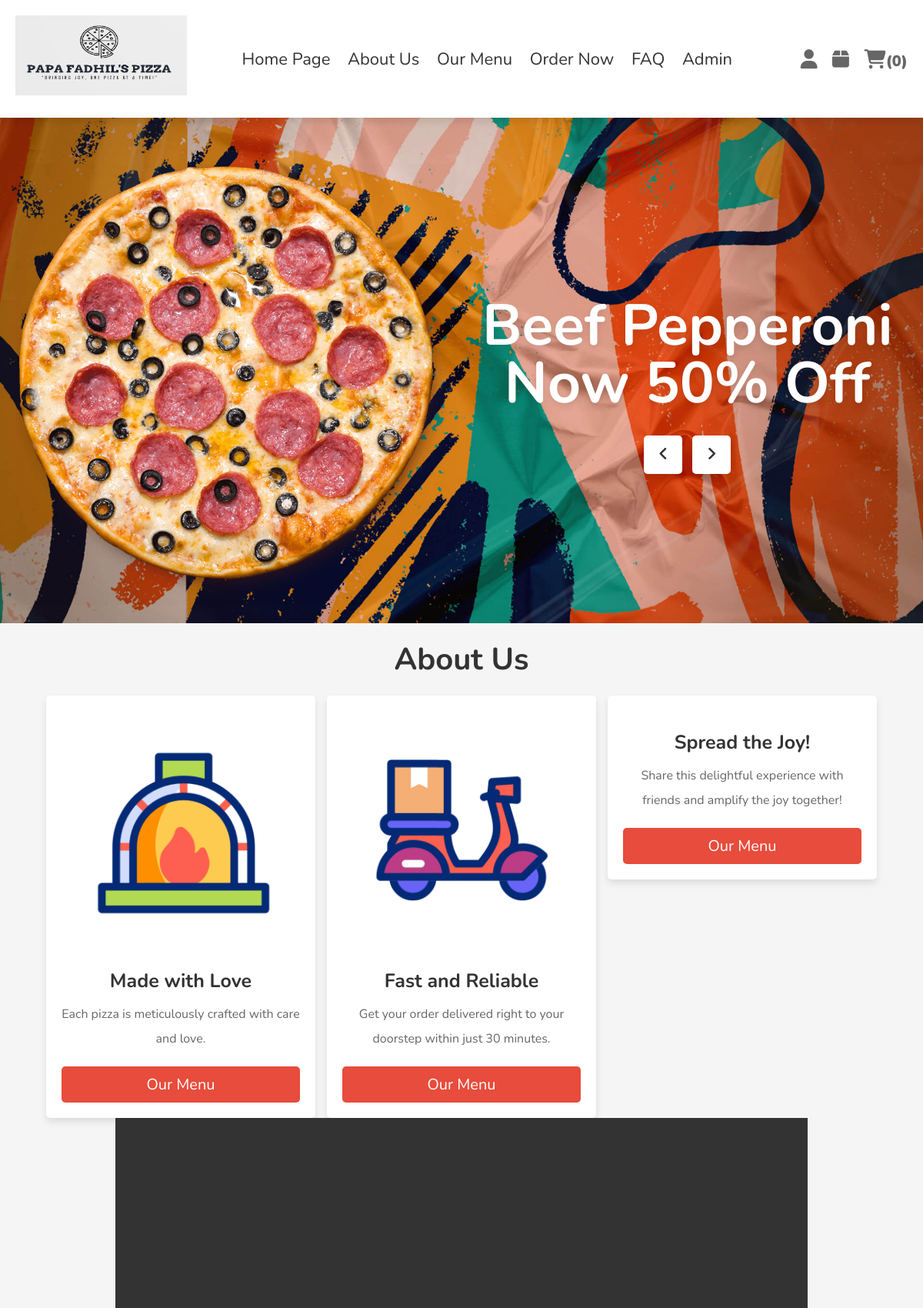
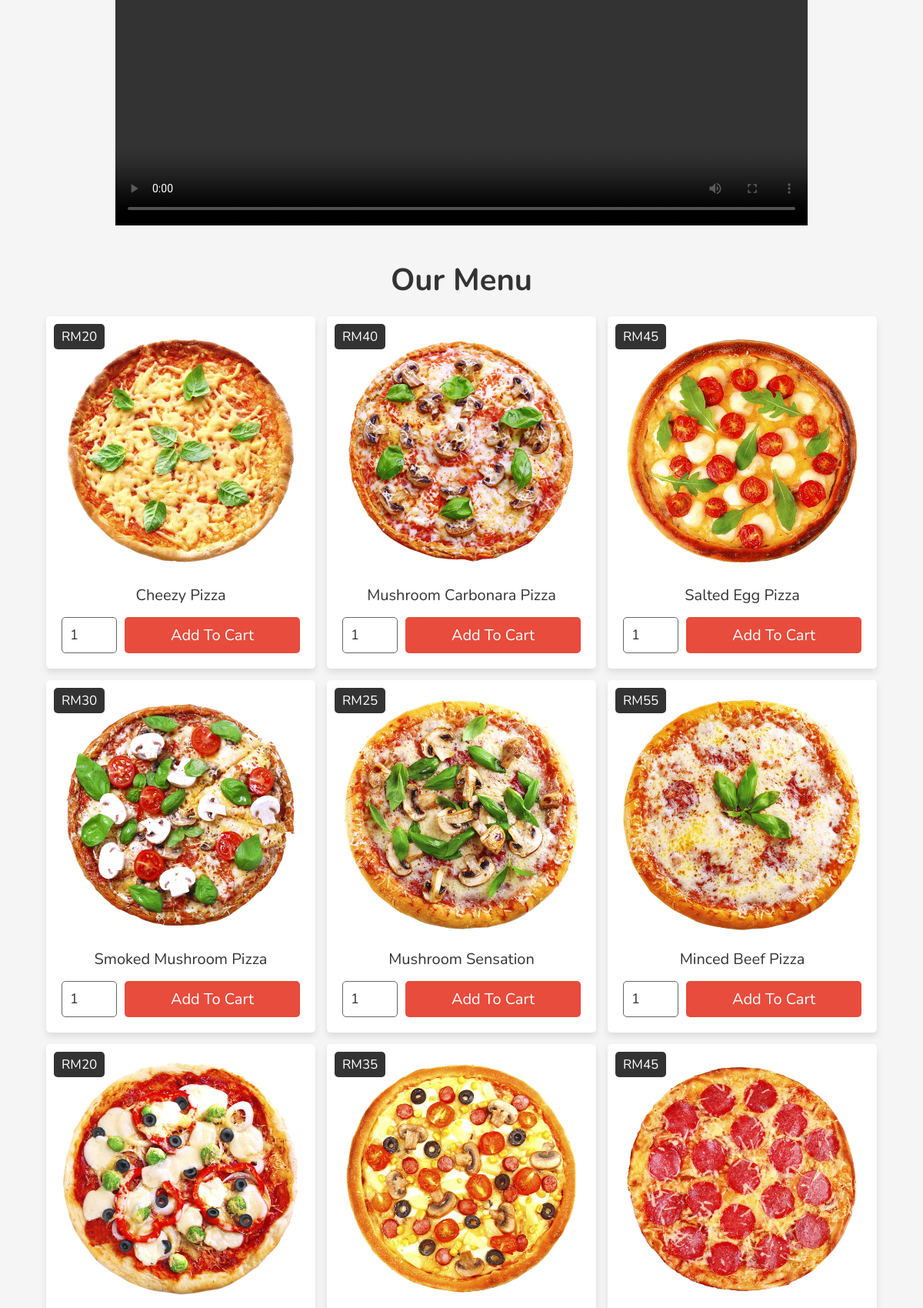
The page / (upper part) on the database its author committed (2 pictures, top to bottom).
### tables this page shows
CREATE TABLE `products` (
  `id` int(100) NOT NULL,
  `name` varchar(100) NOT NULL,
  `price` int(10) NOT NULL,
  `image` varchar(100) NOT NULL
);

### index.php (the view, shortened to what this page needs)
<?php
include 'config.php';
if(isset($_SESSION['user_id'])){
   $user_id = $_SESSION['user_id'];
}else{
   $user_id = '';
};
?>
<!DOCTYPE html>
<html lang="en">
<head>
   <link rel="stylesheet" href="https://cdnjs.cloudflare.com/ajax/libs/font-awesome/6.1.1/css/all.min.css">
   <link rel="stylesheet" href="css/style.css">
</head>
<body>
<header class="header">
   <section class="flex">
     <a href="#home" class="logo"><img src="images/main-logoo.png" alt="" width="223" height="104"></a>
     <nav class="navbar">
        <a href="#home">Home Page</a>
        <a href="#about">About Us</a>
        <a href="#menu">Our Menu</a>
        <a href="#order">Order Now</a>
        <a href="#faq">FAQ</a>
	    <a href="admin_login.php">Admin</a>
     </nav>
      <div class="icons">
         <div id="user-btn" class="fas fa-user"></div>
         <div id="order-btn" class="fas fa-box"></div>
         <?php
            $count_cart_items = $conn->prepare("SELECT * FROM `cart` WHERE user_id = ?");
            $count_cart_items->execute([$user_id]);
            $total_cart_items = $count_cart_items->rowCount();
         ?>
         <div id="cart-btn" class="fas fa-shopping-cart"><span>(<?= $total_cart_items; ?>)</span></div>
      </div>
  </section>
</header>
<div class="home-bg">
   <section class="home" id="home">
      <div class="slide-container">
         <div class="slide active">
            <div class="image">
               <img src="images/home-img-1.png" alt="">
            </div>
            <div class="content">
               <h3>Beef Pepperoni Now 50% Off</h3>
               <div class="fas fa-angle-left" onclick="prev()"></div>
               <div class="fas fa-angle-right" onclick="next()"></div>
            </div>
         </div>
      </div>
   </section>
</div>
<section class="about" id="about">
   <h1 class="heading">About Us</h1>
   <div class="box-container">
      <div class="box">
         <img src="images/wood-oven.gif" alt="">
         <h3>Made with Love</h3>
         <p>Each pizza is meticulously crafted with care and love.</p>
         <a href="#menu" class="btn">our menu</a>
      </div>
      <div class="box">
         <img src="images/scooter.gif" alt="">
         <h3>Fast and Reliable</h3>
         <p>Get your order delivered right to your doorstep within just 30 minutes.</p>
         <a href="#menu" class="btn">our menu</a>
      </div>
      <div class="box">
         <h3>Spread the Joy!</h3>
         <p>Share this delightful experience with friends and amplify the joy together!</p>
         <a href="#menu" class="btn">our menu</a>
      </div>
   </div>
<p align="center">
<video width=" 900" height="540" controls>
<source src="images/fast-delivery.mp4" type="video/mp4">
</video>
</p>
</section>
<section id="menu" class="menu">
   <h1 class="heading">Our Menu</h1>
   <div class="box-container">
      <?php
         $select_products = $conn->prepare("SELECT * FROM `products`");
         $select_products->execute();
         if($select_products->rowCount() > 0){
            while($fetch_products = $select_products->fetch(PDO::FETCH_ASSOC)){
      ?>
      <div class="box">
         <div class="price">RM<?= $fetch_products['price'] ?></div>
         <img src="uploaded_img/<?= $fetch_products['image'] ?>" alt="">
         <div class="name"><?= $fetch_products['name'] ?></div>
         <form action="" method="post">
            <input type="number" name="qty" class="qty" min="1" max="99" onkeypress="if(this.value.length == 2) return false;" value="1">
            <input type="submit" class="btn" name="add_to_cart" value="add to cart">
         </form>
      </div>
      <?php
         }
      }else{
         echo '<p class="empty">No products added yet!</p>';
      }
      ?>
   </div>
</section>
</body>
</html>

### css/style.css (style rules this page uses)
:root { --red:#e74c3c; --black:#333; --white:#fff; --light-bg:#f5f5f5; --light-color:#666; --border:.1rem solid var(--light-color); --box-shadow:0 .5rem 1rem rgba(0,0,0,.1); }
* { font-family: 'Nunito', sans-serif; margin:0; padding:0; box-sizing: border-box; outline: none; border:none; text-decoration: none; transition: .2s linear; }
html { font-size: 62.5%; overflow-x: hidden; scroll-behavior: smooth; scroll-padding-top: 7rem; }
body { background: var(--light-bg); }
section { padding:2rem; margin:0 auto; max-width: 1200px; }
.heading { text-align: center; margin-bottom: 2rem; font-size: 4rem; color:var(--black); text-transform: capitalize; }
.btn { display: block; width: 100%; margin-top: 1rem; border-radius: .5rem; padding:1rem 3rem; font-size: 2rem; color:var(--white); background-color: var(--red); cursor: pointer; text-transform: capitalize; text-align: center; }
.header { position:sticky; top:0; left:0; right:0; background-color: var(--white); box-shadow: var(--box-shadow); z-index: 1000; }
.header .flex { display: flex; align-items: center; justify-content: space-between; position: relative; }
.header .flex .logo { font-size: 2.5rem; color:var(--black); }
.header .flex .navbar a { margin:0 1rem; font-size: 2.2rem; color:var(--black); }
.header .flex .icons div { font-size: 2.5rem; color:var(--light-color); cursor: pointer; margin-left: 1.7rem; }
.header .flex .icons div span { font-size: 2rem; }
.home-bg { background:url(../images/home-bg.jpg) no-repeat; background-size: cover; background-position: center; padding-top: 4rem; overflow-x: hidden; }
.home-bg .home .slide-container .slide { display: none; align-items: center; gap:1.5rem; flex-wrap: wrap; }
.home-bg .home .slide-container .slide.active { display: flex; }
.home-bg .home .slide-container .slide .image { flex:1 1 40rem; animation: fadeRight .4s linear; }
.home-bg .home .slide-container .slide .image img { width: 100%; }
.home-bg .home .slide-container .slide .content { flex:1 1 40rem; text-align: center; animation: fadeLeft .4s linear; }
.home-bg .home .slide-container .slide .content h3 { color:var(--white); margin-bottom: 3rem; text-transform: capitalize; font-size: 7.5rem; text-shadow: var(--box-shadow); line-height: 1; }
.home-bg .home .slide-container .slide .content .fa-angle-left, .home-bg .home .slide-container .slide .content .fa-angle-right { height: 5rem; width: 5rem; line-height: 4.8rem; font-size: 2rem; color:var(--black); background-color: var(--white); margin:0 .5rem; box-shadow: var(--box-shadow); cursor: pointer; border-radius: .5rem; }
.about .box-container { display: grid; grid-template-columns: repeat(auto-fit, 35rem); gap:1.5rem; align-items: flex-start; justify-content: center; }
.about .box-container .box { background-color: var(--white); border-radius: .5rem; padding:2rem; text-align: center; box-shadow: var(--box-shadow); }
.about .box-container .box img { width: 100%; margin-bottom: 2rem; }
.about .box-container .box h3 { font-size: 2.5rem; color:var(--black); }
.about .box-container .box p { padding:1rem 0; line-height: 2; font-size: 1.6rem; color:var(--light-color); }
.menu .box-container { display: grid; grid-template-columns: repeat(auto-fit, 35rem); gap:1.5rem; align-items: flex-start; justify-content: center; }
.menu .box-container .box { background-color: var(--white); border-radius: .5rem; padding:2rem; text-align: center; box-shadow: var(--box-shadow); position: relative; }
.menu .box-container .box img { width: 100%; margin-bottom: 1rem; }
.menu .box-container .box .price { background-color: var(--black); border-radius: .5rem; padding:.5rem 1rem; font-size: 1.7rem; color:var(--white); position: absolute; top:1rem; left:1rem; }
.menu .box-container .box .name { font-size: 2rem; color:var(--black); margin:.5rem 0; }
.menu .box-container .box form { display: flex; gap:1rem; }
.menu .box-container .box form .qty { width: 8rem; border:var(--border); padding:1rem; margin-top: 1rem; border-radius: .5rem; font-size: 1.8rem; color:var(--black); }

### rows shown on the page
products: price "20", image (picture), name "Cheezy Pizza"
products: price "40", image (picture), name "Mushroom Carbonara Pizza"
products: price "45", image (picture), name "Salted Egg Pizza"
products: price "30", image (picture), name "Smoked Mushroom Pizza"
products: price "25", image (picture), name "Mushroom Sensation"
products: price "55", image (picture), name "Minced Beef Pizza"
products: price "20", image (picture)
products: price "35", image (picture)
products: price "45", image (picture)

### other values the page prints
$total_cart_items "0"
